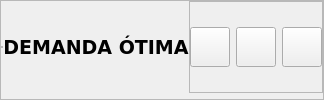
        <widget class="QFrame" name="header_frame">
         <property name="styleSheet">
          <string notr="true"/>
         </property>
         <property name="frameShape">
          <enum>QFrame::StyledPanel</enum>
         </property>
         <property name="frameShadow">
          <enum>QFrame::Raised</enum>
         </property>
         <layout class="QHBoxLayout" name="horizontalLayout_4">
          <property name="spacing">
           <number>0</number>
          </property>
          <property name="leftMargin">
           <number>0</number>
          </property>
          <property name="topMargin">
           <number>0</number>
          </property>
          <property name="rightMargin">
           <number>0</number>
          </property>
          <property name="bottomMargin">
           <number>6</number>
          </property>
          <item alignment="Qt::AlignHCenter|Qt::AlignVCenter">
           <widget class="QFrame" name="frame_11">
            <property name="frameShape">
             <enum>QFrame::StyledPanel</enum>
            </property>
            <property name="frameShadow">
             <enum>QFrame::Raised</enum>
            </property>
            <layout class="QVBoxLayout" name="verticalLayout_9">
             <property name="spacing">
              <number>0</number>
             </property>
             <property name="leftMargin">
              <number>0</number>
             </property>
             <property name="topMargin">
              <number>0</number>
             </property>
             <property name="rightMargin">
              <number>0</number>
             </property>
             <property name="bottomMargin">
              <number>0</number>
             </property>
            </layout>
           </widget>
          </item>
          <item>
           <widget class="QLabel" name="label_9">
            <property name="font">
             <font>
              <family>Verdana</family>
              <pointsize>14</pointsize>
              <weight>75</weight>
              <bold>true</bold>
             </font>
            </property>
            <property name="text">
             <string>DEMANDA ÓTIMA</string>
            </property>
            <property name="alignment">
             <set>Qt::AlignCenter</set>
            </property>
           </widget>
          </item>
          <item alignment="Qt::AlignRight">
           <widget class="QFrame" name="header_nav">
            <property name="styleSheet">
             <string notr="true"/>
            </property>
            <property name="frameShape">
             <enum>QFrame::StyledPanel</enum>
            </property>
            <property name="frameShadow">
             <enum>QFrame::Raised</enum>
            </property>
            <layout class="QHBoxLayout" name="horizontalLayout_5">
             <property name="spacing">
              <number>6</number>
             </property>
             <property name="leftMargin">
              <number>0</number>
             </property>
             <property name="topMargin">
              <number>0</number>
             </property>
             <property name="rightMargin">
              <number>0</number>
             </property>
             <property name="bottomMargin">
              <number>0</number>
             </property>
             <item>
              <widget class="QPushButton" name="pushButton_8">
               <property name="minimumSize">
                <size>
                 <width>40</width>
                 <height>40</height>
                </size>
               </property>
               <property name="maximumSize">
                <size>
                 <width>40</width>
                 <height>40</height>
                </size>
               </property>
               <property name="text">
                <string/>
               </property>
               <property name="icon">
                <iconset>
                 <normaloff>../02_Image/minus_disabled.png</normaloff>../02_Image/minus_disabled.png</iconset>
               </property>
               <property name="iconSize">
                <size>
                 <width>30</width>
                 <height>30</height>
                </size>
               </property>
              </widget>
             </item>
             <item>
              <widget class="QPushButton" name="pushButton_7">
               <property name="minimumSize">
                <size>
                 <width>40</width>
                 <height>40</height>
                </size>
               </property>
               <property name="maximumSize">
                <size>
                 <width>40</width>
                 <height>40</height>
                </size>
               </property>
               <property name="text">
                <string/>
               </property>
               <property name="icon">
                <iconset>
                 <normaloff>../02_Image/maximize-2_disabled.png</normaloff>../02_Image/maximize-2_disabled.png</iconset>
               </property>
               <property name="iconSize">
                <size>
                 <width>30</width>
                 <height>30</height>
                </size>
               </property>
              </widget>
             </item>
             <item>
              <widget class="QPushButton" name="pushButton_9">
               <property name="sizePolicy">
                <sizepolicy hsizetype="Minimum" vsizetype="Expanding">
                 <horstretch>0</horstretch>
                 <verstretch>0</verstretch>
                </sizepolicy>
               </property>
               <property name="minimumSize">
                <size>
                 <width>40</width>
                 <height>40</height>
                </size>
               </property>
               <property name="maximumSize">
                <size>
                 <width>40</width>
                 <height>40</height>
                </size>
               </property>
               <property name="text">
                <string/>
               </property>
               <property name="icon">
                <iconset>
                 <normaloff>../02_Image/x_disabled.png</normaloff>../02_Image/x_disabled.png</iconset>
               </property>
               <property name="iconSize">
                <size>
                 <width>30</width>
                 <height>30</height>
                </size>
               </property>
              </widget>
             </item>
            </layout>
           </widget>
          </item>
         </layout>
        </widget>
